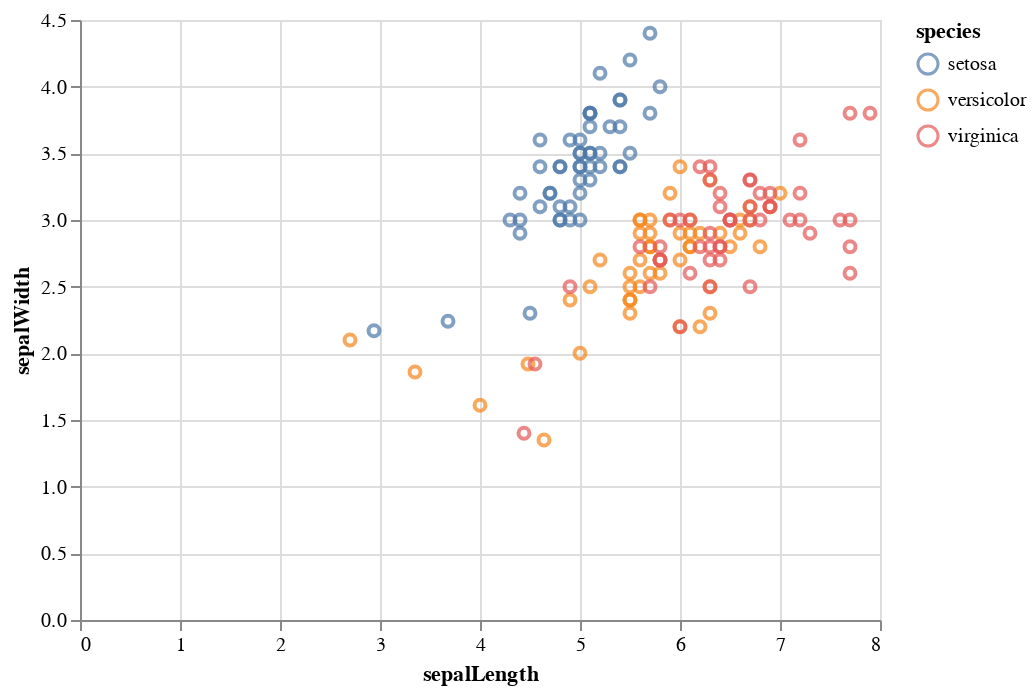

Notebook code cell kept with this figure:
### Code cell
alt.Chart(iris_test_modified).mark_point().encode(
    x=x,
    y=y,
    color='species',
).interactive()

### Figure 1 — Vega-Lite specification as saved in the notebook (floating-point values rounded to 4 significant figures; data arrays with more than 128 entries replaced by an {"elided": "..."} marker saying what was removed)
{"config": {"view": {"continuousWidth": 400, "continuousHeight": 300}}, "data": {"name": "data-19792e4f0faade6729a8b7a2e667a479"}, "mark": "point", "encoding": {"color": {"field": "species", "type": "nominal"}, "x": {"field": "sepalLength", "type": "quantitative"}, "y": {"field": "sepalWidth", "type": "quantitative"}}, "selection": {"selector002": {"type": "interval", "bind": "scales", "encodings": ["x", "y"]}}, "$schema": "https://vega.github.io/schema/vega-lite/v4.17.0.json", "datasets": {"data-19792e4f0faade6729a8b7a2e667a479": {"elided": "150 records"}}}
